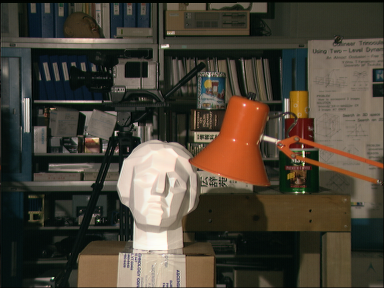
#> input picture Image processing and computer vision/Lecture 10/tsukuba/scene1.row3.col3.ppm, 384 x 288 px
$ python exe1-get_started.py
#> lines starting #> are read from the running program, lines starting #| are printed output that depends on the picture
import numpy as np
import cv2
from matplotlib import pyplot as plt
import os.path

if __name__ == "__main__":
    # Read the read and left stereo image pair
    imgR = cv2.imread(os.path.join('tsukuba','scene1.row3.col3.ppm'), cv2.IMREAD_GRAYSCALE)
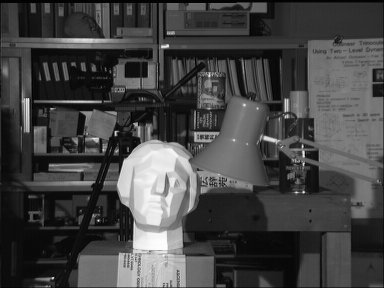
#> imgR: shape (288, 384); min 0, max 253, mean 68.3
    imgL = cv2.imread(os.path.join('tsukuba','scene1.row3.col1.ppm'), cv2.IMREAD_GRAYSCALE)
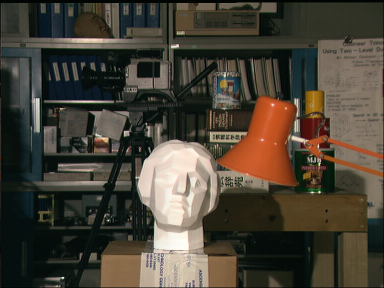
#> input picture Image processing and computer vision/Lecture 10/tsukuba/scene1.row3.col1.ppm, 384 x 288 px
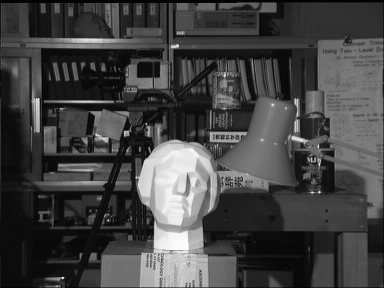
#> imgL: shape (288, 384); min 0, max 253, mean 67.2

    # Compute disparity using block matching
    stereo1 = cv2.StereoBM.create(numDisparities=16, blockSize=11)
    disparity1 = stereo1.compute(imgL,imgR)
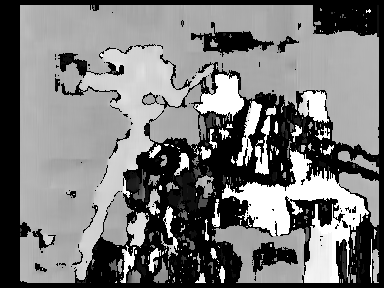
#> disparity1: shape (288, 384) int16; min -16, max 240, mean 105.2; drawn with min black and max white
    plt.figure(1)
    plt.title('block matching1')
    plt.imshow(disparity1,'gray')
    #plt.show()
    stereo2 = cv2.StereoBM.create(numDisparities=32, blockSize=11)
    disparity2 = stereo2.compute(imgL,imgR)
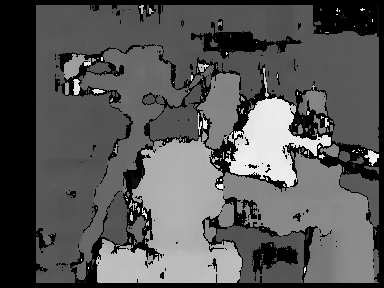
#> disparity2: shape (288, 384) int16; min -16, max 496, mean 159.2; drawn with min black and max white
    plt.figure(2)
    plt.title('block matching2')
    plt.imshow(disparity2,'gray')
    #plt.show()
    stereo3 = cv2.StereoBM.create(numDisparities=128, blockSize=11)
    disparity3 = stereo3.compute(imgL,imgR)
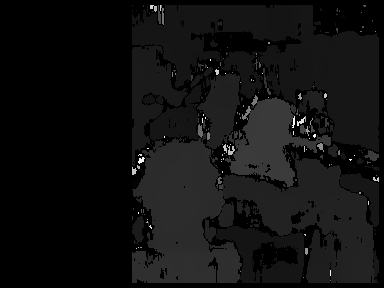
#> disparity3: shape (288, 384) int16; min -16, max 2032, mean 118.9; drawn with min black and max white
    plt.figure(3)
    plt.title('block matching3')
    plt.imshow(disparity3,'gray')
    stereo4 = cv2.StereoBM.create(numDisparities=256, blockSize=11)
    disparity4 = stereo4.compute(imgL,imgR)
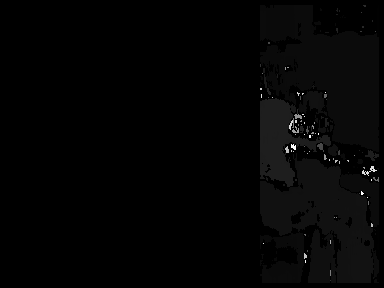
#> disparity4: shape (288, 384) int16; min -16, max 3960, mean 48; drawn with min black and max white
    plt.figure(4)
    plt.title('block matching4')
    plt.imshow(disparity4,'gray')
    plt.show()

    ## Exercise 1.a)
    # Do the exercise... INSERT YOUR OWN CODE

# 1.A:
# Increases or decreases the resolution of the disparity, with lower values matching higher resolution

# 1.B:
# Seems to remove an amount of pixel columns matching the value

# 1.C:
# See B

# 1.D:
# Then it becomes scrambled and cannot be used for human interpretation
